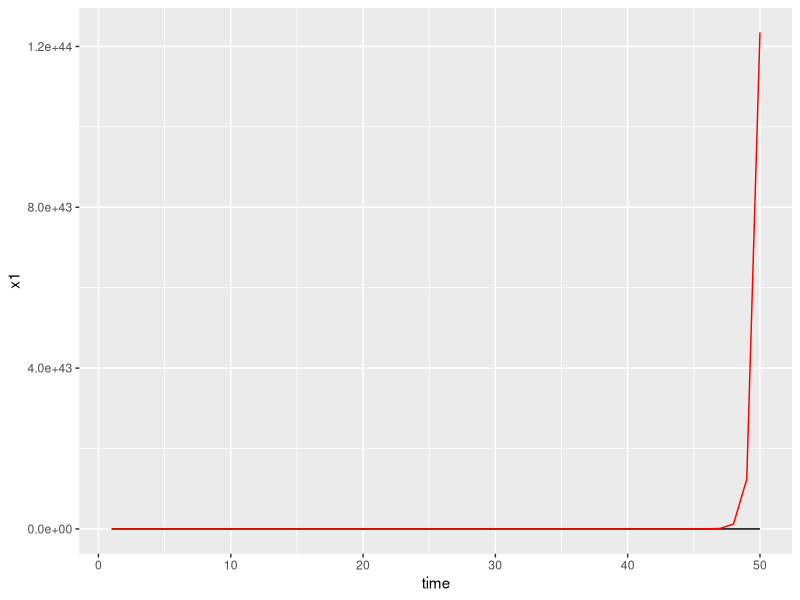
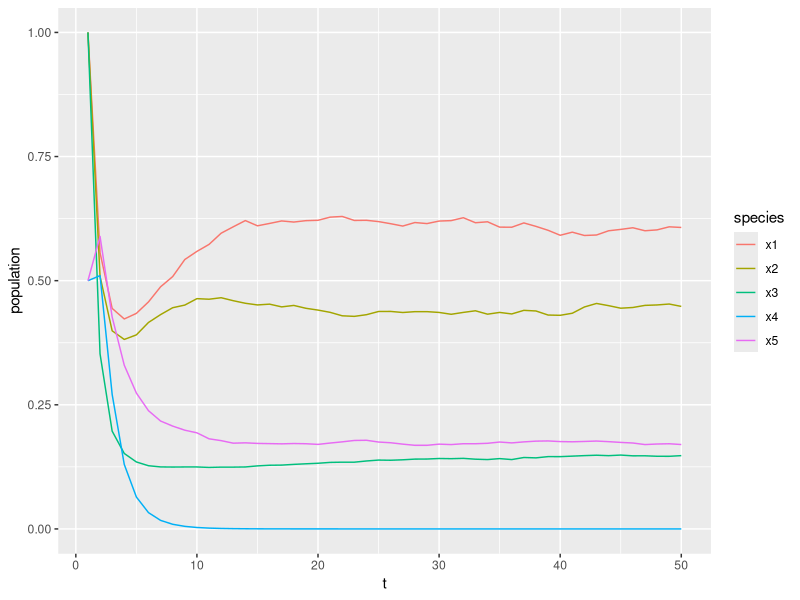

Source code (R) for these figures, in order: (Note: this script raises an error after producing the figures.)
## ---- chunk 1
library(tidyverse)
## ---- chunk 2
# these dynamics are nonsense
# predator pop goes to Inf if prey is extinct
# prey = sp 1, predator= sp 2
R1 <- R2 <- 3
A1 <- A2 <- 2
B1 <- 0.5
B2 <- -0.3
Tmax <- 50
omega1 <- rnorm(Tmax, 0, 0.001)
omega2 <- rnorm(Tmax, 0, 0.001)

u1 <- u2 <- s1 <- s2 <- x1 <- x2 <- numeric(Tmax)
x1[1] <- 1
x2[1] <- 1

# or, constant strategy
u1 <- rep(.2, Tmax)
u2 <- rep(.5, Tmax)

for (t in 1:(Tmax-1)) {
    s1[t] <- x1[t] * (1 - u1[t])
    s2[t] <- x2[t] * (1 - u2[t])
    x1[t+1] <- s1[t] * exp(R1 - A1 * s1[t] - B1 * s2[t] + omega1[t])
    x2[t+1] <- s2[t] * exp(R2 - A2 * s1[t] - B2 * s1[t] + omega2[t])
}

df <- data.frame(time = 1:Tmax, x1, x2, u1, u2)


## ---- chunk 3
ggplot(df) +
 geom_path(aes(time, x1)) + 
 geom_path(aes(time, x2), col="red")
## ---- chunk 4

model_5sp <- function(u_prey = 0.45, u_pred = .66) {
    Tmax <- 50
    x1 <- x2 <- x3 <- x4 <- x5 <- numeric(Tmax)
    s1 <- s2 <- s3 <- s4 <- numeric(Tmax)
    xi1 <- rnorm(Tmax, 0, 0.01)
    xi2 <- rnorm(Tmax, 0, 0.01)
    xi3 <- rnorm(Tmax, 0, 0.01)
    xi4 <- rnorm(Tmax, 0, 0.01)
    xi5 <- rnorm(Tmax, 0, 0.01)

    x1[1] <- x2[1] <- x3[1] <- 1
    x4[1] <- x5[1] <- .5
   
    for (t in 1:(Tmax-1)) {
        s1[t] <- x1[t] * (1 - u_prey)
        s2[t] <- x2[t] * (1 - u_prey)
        s3[t] <- x3[t] * (1 - u_prey)
        s4[t] <- x4[t] * (1 - u_pred)

        x1[t+1] = s1[t]*exp(1.0213 - s1[t] - 0.0861*s2[t] - 0.3141*s3[t] - 0.7252*s4[t] - 0.2445*x5[t] + xi1[t])
        x2[t+1] = s2[t]*exp(1.0289 - 0.4765*s1[t] - s2[t] - 0.1370*s3[t] - 0.9811*s4[t] - 0.0915*x5[t] + xi2[t])
        x3[t+1] = s3[t]*exp(1.0207 - 0.3193*s1[t] - 0.3461*s2[t] - s3[t] - 0.6367*s4[t] - 0.8716*x5[t] + xi3[t])
        x4[t+1] = s4[t]*exp(0.7252*s1[t] + 0.9811*s2[t] + 0.6367*s3[t] - s4[t] + xi4[t])
        x5[t+1] = x5[t]*exp(0.2445*s1[t] + 0.0915*s2[t] + 0.8716*s3[t] - x5[t] +  xi5[t])

    }
    df <- tibble(t = 1:Tmax, x1, x2, x3, x4, x5)
    df
}

df <- model_5sp()

df %>%
    pivot_longer(tidyselect::starts_with("x"),
                    names_to = "species",
                    values_to = "population") %>%
    ggplot(aes(t, population, col= species)) + geom_path()
## ---- chunk 5
clip <- function(x, lower=0, upper=1) {
    x[x <= lower] <- lower
    x[x >= upper] <- upper
    x
}

utility <- function(x) {
    delta <- 0.99
    w1 <- 0.25
    w2 <- 0.25
    w3 <- 1 - (w1 + w2)
    u_prey <- clip(x[1], 0, 1)
    u_pred <- clip(x[2], 0, 1)
    df <- model_5sp(u_prey, u_pred)
    R <- 
        w1 * u_prey * (df$x1 + df$x2 + df$x3) +
        w2 * u_pred * df$x4 +
        w3 * x5
    t <- seq_along(R)
    - as.numeric(R %*% delta ^ t)
    }

-utility(c(0.5,0.5))
-utility(c(0,1))
-utility(c(1,0))

o <- optim(c(0.5,0.5), utility, method="L-BFGS-B", lower = c(0,0), upper = c(1,1))
o$par
o$value

o <- optim(c(0.5,0.5), utility, method="SANN")
clip(o$par, 0, 1)
o$value

